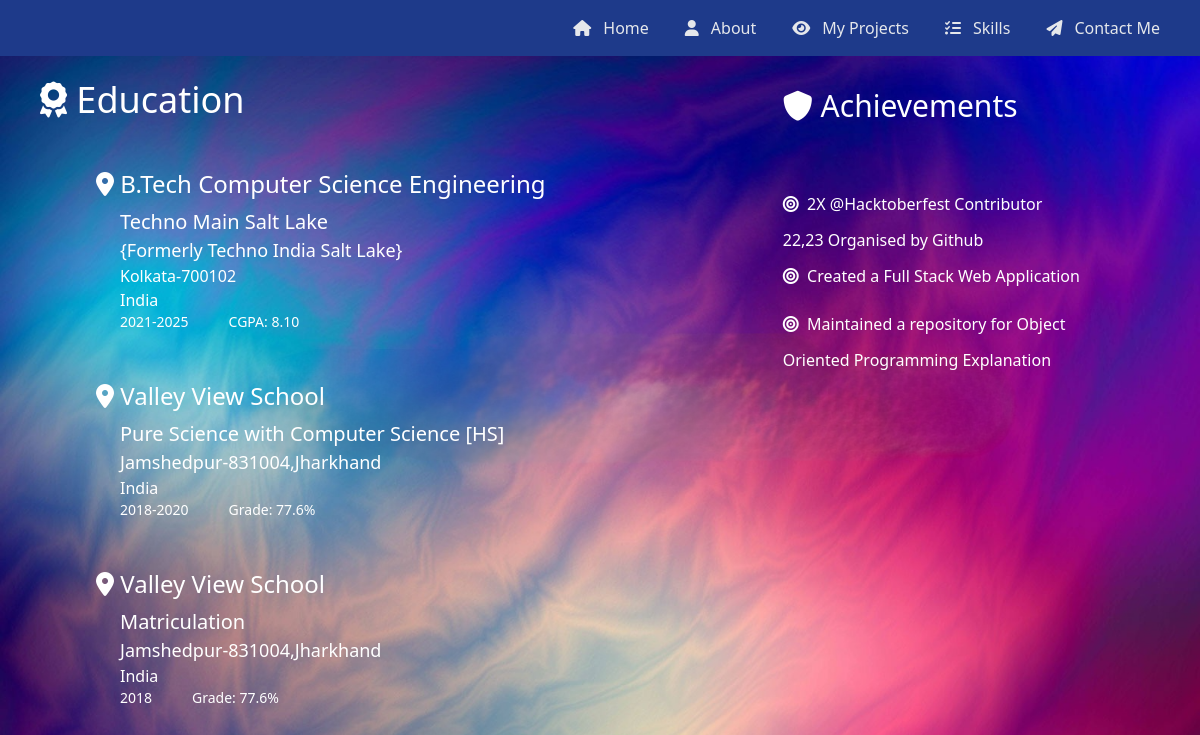
The page /about/ on the database its author committed.
### portfolio/models.py (models this page shows, shortened)
class AboutMe(models.Model):
    """Education-1"""
    branch = models.CharField(
        max_length=300, blank=True, null=True, help_text="eg: computer science"
    )
    college = models.CharField(
        max_length=300, blank=True, null=True, help_text="eg: IIT Delhi"
    )
    college_description = models.CharField(
        max_length=300, blank=True, null=True, help_text="eg: about the college"
    )
    duration = models.CharField(
        max_length=50, blank=True, null=True, help_text="eg: 2021-2025"
    )
    college_location = models.CharField(
        max_length=300, blank=True, null=True, help_text="eg: Delhi"
    )
    country = models.CharField(
        max_length=300, blank=True, null=True, help_text="eg:India"
    )
    grade_col = models.CharField(
        max_length=10, blank=True, null=True, help_text="your cgpa"
    )
    """Education-2"""
    school = models.CharField(
        max_length=300, blank=True, null=True, help_text="eg:DPS RK puram"
    )
    stream = models.CharField(
        max_length=300, blank=True, null=True, help_text="eg:Pure Science"
    )
    school_location = models.CharField(
        max_length=300, blank=True, null=True, help_text="eg:Delhi"
    )
    duration1 = models.CharField(
        max_length=50, blank=True, null=True, help_text="eg: 2018-2020"
    )
    grade1 = models.CharField(max_length=50, blank=True, help_text="eg: 77.6%")
    """Education-3"""
    school1 = models.CharField(
        max_length=300, blank=True, null=True, help_text="For Matriculation Section"
    )
    stream1 = models.CharField(max_length=300, blank=True, null=True, help_text="eg:")
    duration2 = models.CharField(max_length=50, blank=True, null=True, help_text="eg:")
    school_location1 = models.CharField(
        max_length=300, blank=True, null=True, help_text="eg:"
    )
    grade2 = models.CharField(max_length=50, blank=True, help_text="eg:")
    Achievement1 = models.CharField(
        max_length=200,
        blank=True,
        null=True,
        help_text="eg: your achievements till date",
    )
    Achievement2 = models.CharField(
        max_length=200,
        blank=True,
        null=True,
        help_text="eg: your achievements till date",
    )
    Achievement3 = models.CharField(
        max_length=200,
        blank=True,
        null=True,
        help_text="eg: your achievements till date",
    )
    Achievement4 = models.CharField(
        max_length=200,
        blank=True,
        null=True,
        help_text="eg: your achievements till date",
    )
    resume = models.URLField(blank=True, null=True, help_text="google drive link")
    class Meta:
        verbose_name_plural = "About Me Section"

### portfolio/views.py (the view)
# urls.py: path("about/", portfolio_views.AboutView.as_view(), name="about"),
class AboutView(ListView):
    model = AboutMe
    template_name = "portfolio/about.html"
    context_object_name = "about"
    def get_context_data(self, **kwargs):
        context = super().get_context_data(**kwargs)
        return context

### templates/portfolio/about.html (shortened to what this page needs)
{% extends "base.html" %}
{% block content %}
    <div class="container animate-fadeIn  flex flex-row  max-w-full relative pt-20">
        <div class="text-4xl font-light px-10 text-white">
            <i class="fa-solid fa-award animate-pulse"></i>&nbsp;Education
            <div class="px-20 pt-10">
                {% for a in about %}
                    <div class="flex text-white font-light flex-col">
                        <span class="text-2xl -ml-6 py-2"><i class="fa-solid fa-location-dot animate-dab  flex-row"></i>&nbsp;{{ a.branch }}</span>
                        <span class="text-xl">{{ a.college }}</span>
                        <span class="text-lg">{{ a.college_description }}</span>
                        <span class="text-base">{{ a.college_location }}</span>
                        <span class="text-base">{{ a.country }}</span>
                        <div class="flex text-sm">
                            <span class="text-sm pr-10">{{ a.duration }}</span>
                            {% if a.grade_col %}<span class="text-sm">CGPA:&nbsp;{{ a.grade_col }}</span>{% endif %}
                        </div>
                    </div>
                {% endfor %}
            </div>
            <div class="px-20 pt-10">
                {% for a in about %}
                    <div class="flex text-white font-light flex-col">
                        <span class="text-2xl -ml-6 py-2"><i class="fa-solid fa-location-dot animate-dab  flex-row"></i>&nbsp;{{ a.school }}</span>
                        <span class="text-xl">{{ a.stream }}</span>
                        <span class="text-lg">{{ a.school_location }}</span>
                        <span class="text-base">{{ a.country }}</span>
                        <div class="flex text-sm">
                            <span class="text-sm pr-10">{{ a.duration1 }}</span>
                            {% if a.grade1 %}<span class="text-sm">Grade:&nbsp;{{ a.grade1 }}</span>{% endif %}
                        </div>
                    </div>
                {% endfor %}
            </div>
            <div class="px-20 pt-10 pb-5">
                {% for a in about %}
                    <div class="flex text-white font-light flex-col">
                        <span class="text-2xl -ml-6 py-2"><i class="fa-solid fa-location-dot animate-dab  flex-row"></i>&nbsp;{{ a.school }}</span>
                        <span class="text-xl">{{ a.stream1 }}</span>
                        <span class="text-lg">{{ a.school_location1 }}</span>
                        <span class="text-base">{{ a.country }}</span>
                        <div class="flex text-sm">
                            <span class="text-sm pr-10">{{ a.duration2 }}</span>
                            {% if a.grade2 %}<span class="text-sm">Grade:&nbsp;{{ a.grade2 }}</span>{% endif %}
                        </div>
                    </div>
                {% endfor %}
            </div>
        </div>
        {% for a in about %}
            {% if a.Achievement1 %}
                <div class="container w-1/4 mt-2 mx-auto py-auto px-auto">
                    <div class=" justify-start text-white flex flex-col mb-4">
                        <span class="text-3xl font-light pb-10 "><i class="fa-solid fa-shield animate-pulse"></i> Achievements
                        </span>
                    </div>
                    <div class="flex flex-col text-white text-base font-extralight">
                        {% if a.Achievement1 %}
                            <span><i class="fa-solid fa-bullseye my-4 animate-dab "></i> &nbsp;{{ a.Achievement1 }}</span>
                        {% endif %}
                        {% if a.Achievement2 %}
                            <span><i class="fa-solid fa-bullseye my-4 animate-dab "></i> &nbsp;{{ a.Achievement2 }}</span>
                        {% endif %}
                        {% if a.Achievement3 %}
                            <span><i class="fa-solid fa-bullseye my-4 animate-dab "></i> &nbsp;{{ a.Achievement3 }}</span>
                        {% endif %}
                    </div>
                {% endif %}
            {% endfor %}
        </div>
    </div>
{% endblock content %}

### templates/base.html (shortened to what this page needs)
{% load static tailwind_tags %}
{% load static %}
<!DOCTYPE html>
<html lang="en">
  <head>
    {% tailwind_css %}
    <link rel="stylesheet"
          href="https://cdn-icons-pv.icons8.com/line-awesome/1.3.0/css/line-awesome.min.css">
    <link href="https://cdn.jsdelivr.net/npm/tailwindcss@2.2.19/dist/tailwind.min.css"
          rel="stylesheet" />
    <link rel="stylesheet" href="{% static 'css/styles.css' %}">
  </head>
  <body class="bg-cover min-h-screen"
        style="background-image: url('{% static 'images/bg1.png' %}')">
    <header class="container fixed animate-fadeIn z-20 max-w-full h-14 bg-blue-900">
      {% block nav %}
        {% include "portfolio/nav.html" %}
      {% endblock nav %}
    </header>
    <main class="container max-w-full z-10">
      {% block content %}
      {% endblock content %}
    </main>
  </body>
</html>

### templates/portfolio/nav.html (shortened to what this page needs)
<div class="absolute top-0 right-0 mr-5">
    <ul class="flex flex-row space-x-6 mr-2 mt-4 text-gray-200 font-light text-base h-full items-center">
        <li>
            <i class="fa-solid fa-house animate-fadeIn "></i><a href="{% url 'portfolio:home' %}"><span
                    class="py-5 px-3">Home</a></span>
        </li>
        <li>
            <i class=" fa-solid fa-user animate-fadeIn "></i><a href="{% url 'portfolio:about' %}"><span
                    class="py-5 px-3">About</a></span>
        </li>
        <li>
            <i class=" fa-solid fa-eye animate-fadeIn "></i><a href="{% url 'portfolio:skills' %}"></a><span
                class="py-5 px-3">My Projects</span>
        </li>
        <li>
            <i class=" fa-solid fa-list-check animate-fadeIn "></i><a href="{% url 'portfolio:skills' %}"><span
                    class="py-5 px-3">Skills</a></span>
        </li>
        <li>
            <i class=" fa-solid fa-paper-plane animate-fadeIn "></i><a href="{% url 'portfolio:contact' %}"><span
                    class="py-5 px-3">Contact Me</a></span>
        </li>
    </ul>
</div>

### rows shown on the page
AboutMe: branch "B.Tech Computer Science Engineering", college "Techno Main Salt Lake", college_description "{Formerly Techno India Salt Lake}", college_location "Kolkata-700102", country "India", duration "2021-2025", grade_col "8.10", school "Valley View School", stream "Pure Science with Computer Science [HS]", school_location "Jamshedpur-831004,Jharkhand", duration1 "2018-2020", grade1 "77.6%", stream1 "Matriculation", school_location1 "Jamshedpur-831004,Jharkhand", duration2 "2018", grade2 "77.6%", Achievement1 "2X @Hacktoberfest Contributor 22,23 Organised by Github", Achievement2 "Created a Full Stack Web Application", Achievement3 "Maintained a repository for Object Oriented Programming Explanation"
